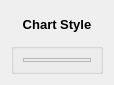
<?xml version="1.0" encoding="UTF-8"?>
<ui version="4.0">
 <class>ChartStyleFrameWidgetForm</class>
 <widget class="QWidget" name="ChartStyleFrameWidgetForm">
  <property name="geometry">
   <rect>
    <x>0</x>
    <y>0</y>
    <width>114</width>
    <height>85</height>
   </rect>
  </property>
  <property name="windowTitle">
   <string>Form</string>
  </property>
  <layout class="QGridLayout" name="gridLayout_12">
   <item row="1" column="0">
    <layout class="QGridLayout" name="gridLayout_11">
     <item row="0" column="0">
      <widget class="QGroupBox" name="m_StyleGroupBox">
       <property name="title">
        <string/>
       </property>
       <layout class="QGridLayout" name="gridLayout_5">
        <item row="0" column="0">
         <widget class="QFrame" name="m_StyleFrame">
          <property name="frameShape">
           <enum>QFrame::StyledPanel</enum>
          </property>
          <property name="frameShadow">
           <enum>QFrame::Raised</enum>
          </property>
         </widget>
        </item>
       </layout>
      </widget>
     </item>
    </layout>
   </item>
   <item row="0" column="0">
    <widget class="QLabel" name="titleLabel">
     <property name="font">
      <font>
       <pointsize>10</pointsize>
       <weight>75</weight>
       <bold>true</bold>
      </font>
     </property>
     <property name="text">
      <string>Chart Style</string>
     </property>
     <property name="alignment">
      <set>Qt::AlignCenter</set>
     </property>
    </widget>
   </item>
  </layout>
 </widget>
 <resources/>
 <connections/>
</ui>
